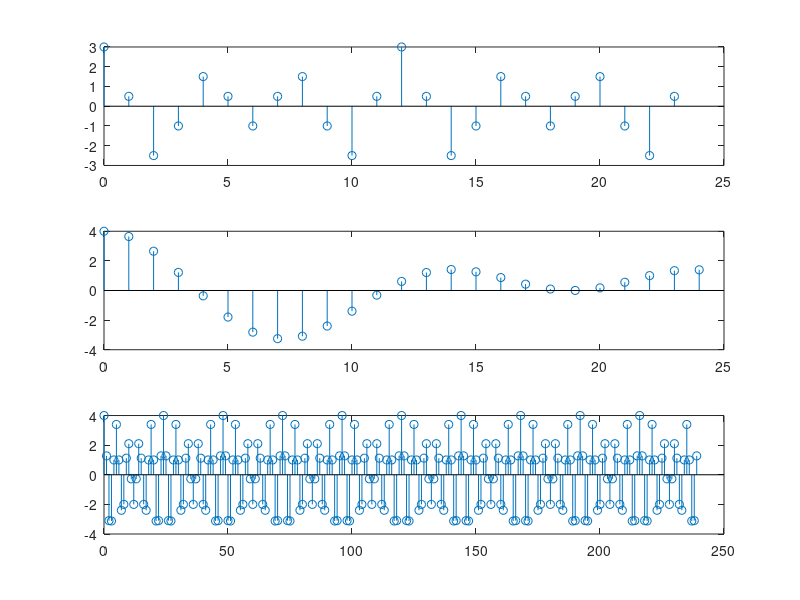

Write the MATLAB code that produced this figure.
clc; clear;
N=6;
n1=[0:24-1]
n2=[0:4*N];
n3=[0:240-1]
x1_n=cos(2*pi*n1/N)+2*cos(3*pi*n1/N);
x2_n=2*cos(2*n2/N)+2*cos(3*n2/N);
x3_n=cos(2*pi*n3/N)+3*cos(5*pi*n3/(2*N));
subplot(3,1,1);
stem(n1,x1_n);
subplot(3,1,2);
stem(n2,x2_n);
subplot(3,1,3);
stem(n3,x3_n);

%6 24/5  30 24  120 